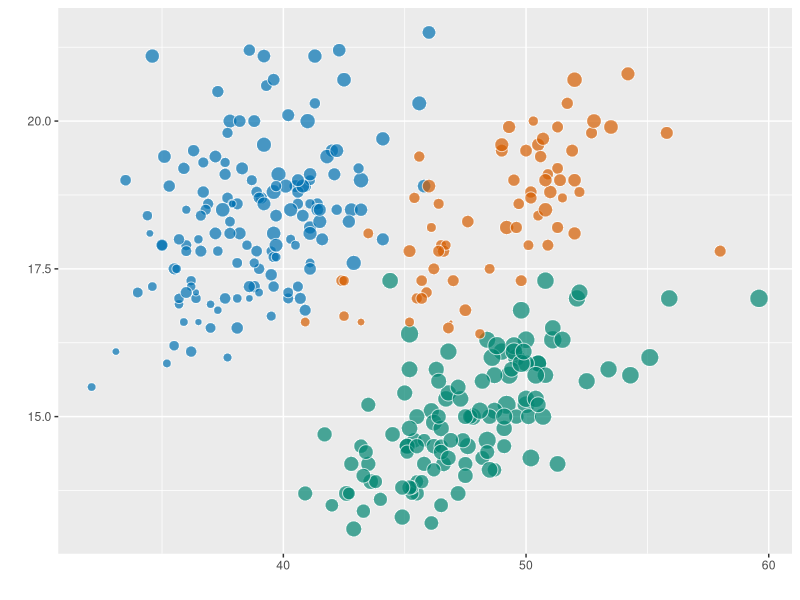
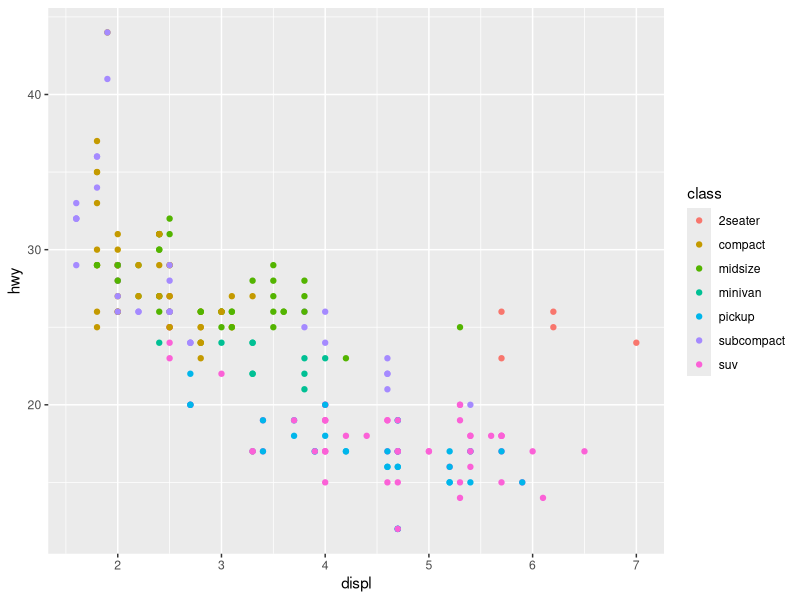
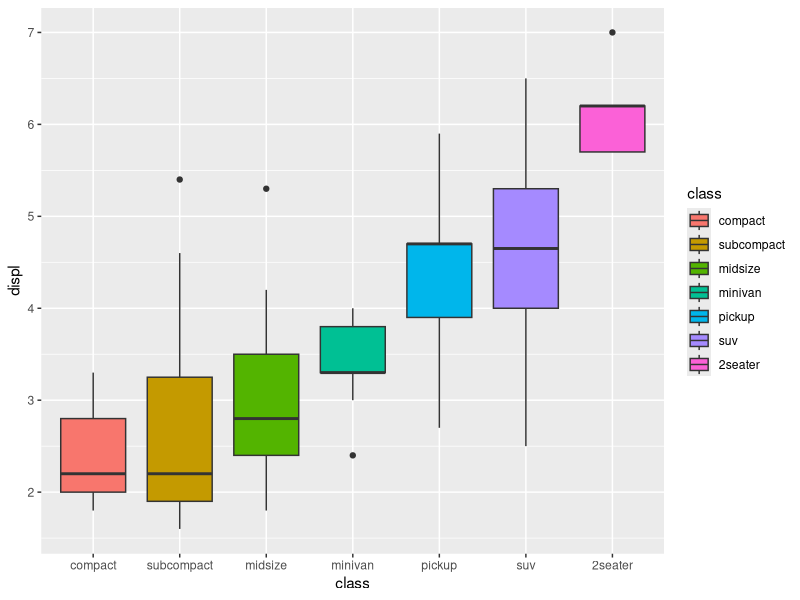

The R source for these figures, in order: (Note: this script raises an error after producing the figures.)
## ---- chunk 1
#| label: fig-penguins-margins
#| fig-cap: "Пример графика на полях"
#| column: margin
#| message: false
#| warning: false

library(tidyverse)
library(palmerpenguins)

penguins |> 
  na.omit() |> 
  ggplot(aes(x = bill_length_mm,
             y = bill_depth_mm,
             fill = species,
             size = body_mass_g)) + 
  geom_point(pch = 21,
             color = "white", 
             alpha = 0.7) +
  labs(x = "", y = "") +
  scale_fill_manual(
    values = c(Adelie = "#0072B2", 
               Chinstrap = "#D55E00", 
               Gentoo = "#018571")) +
  theme(legend.position = "none")
## ---- chunk 2
#| warning: false
#| message: false
library(ggplot2)

mpg |>
  ggplot(aes(x = displ, y = hwy, 
             colour = class)) + 
  geom_point()
## ---- chunk 3
#| warning: false
#| message: false
library(ggplot2)
library(dplyr)

mpg |>
  mutate(class = reorder(class, displ)) |>
  ggplot(aes(x = class, y = displ, 
             fill = class)) +
  geom_boxplot()
## ---- chunk 4
#| warning: false
#| message: false

library(dplyr)

mpg |>
  head() |>
  select(manufacturer, model, year,
         displ, hwy, class) |>
  knitr::kable()
## ---- chunk 5
#| message: false
#| echo: false
sessioninfo::session_info()
